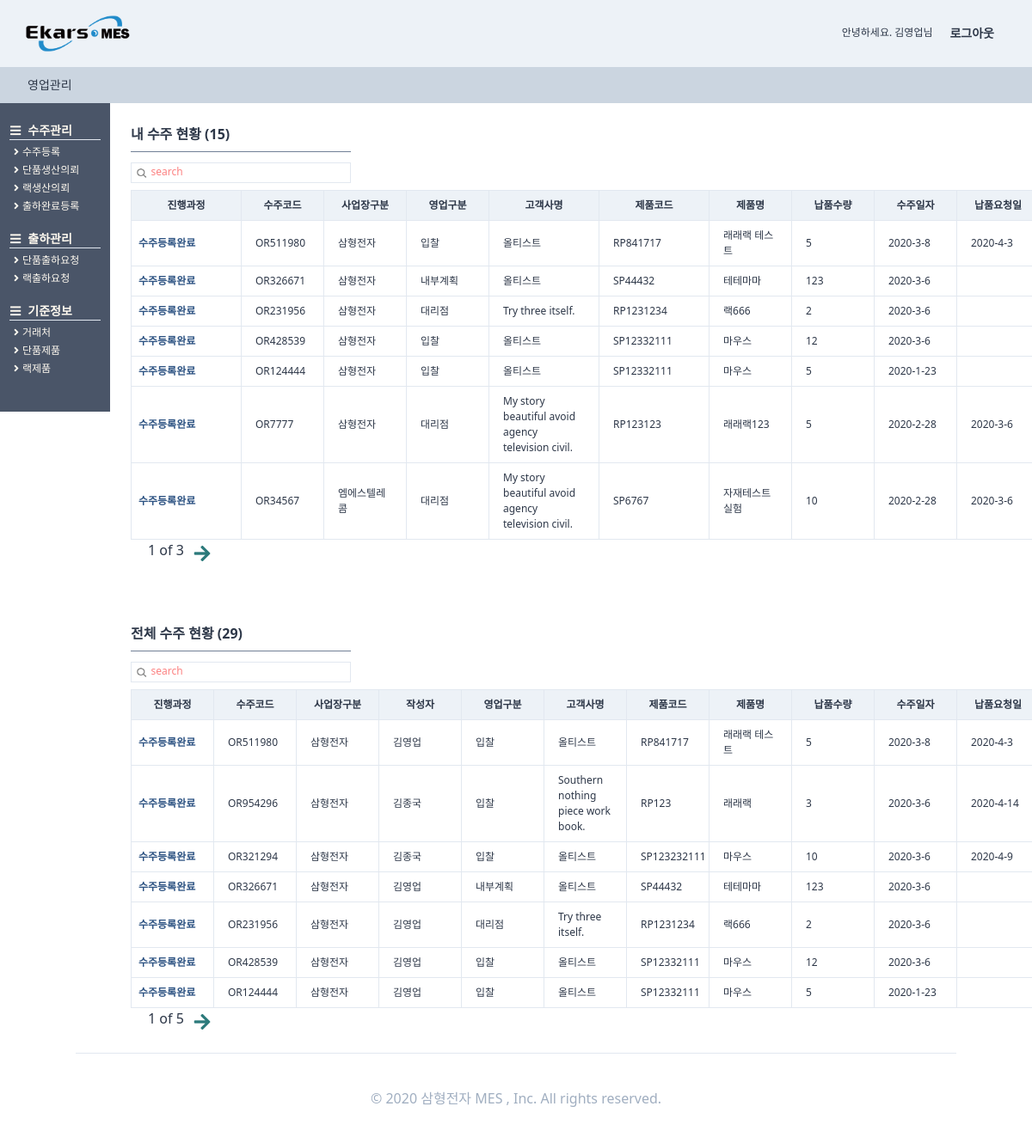
Before: /orders/ordershome/ (signed in) with the older database file.
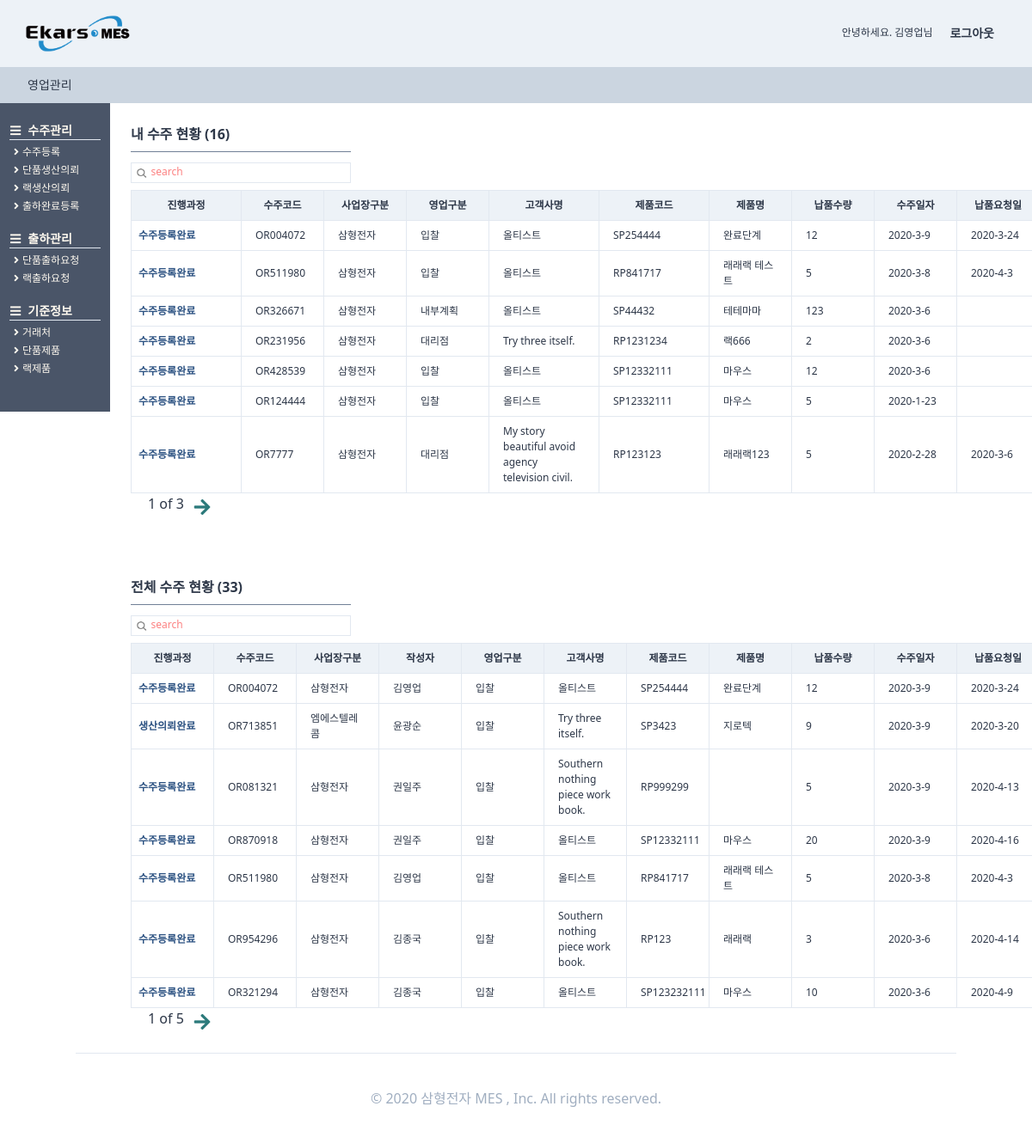
After: the same page with the newer database file.
### orders/models.py (models this page shows, shortened)
class OrderRegister(TimeStampedModel):
    입찰 = "입찰"
    대리점 = "대리점"
    AS = "A/S"
    내부계획 = "내부계획"
    영업구분_CHOICES = ((입찰, "입찰"), (대리점, "대리점"), (AS, "A/S"), (내부계획, "내부계획"))
    삼형전자 = "삼형전자"
    엠에스텔레콤 = "엠에스텔레콤"
    사업장구분_CHOICES = (
        (삼형전자, "삼형전자"),
        (엠에스텔레콤, "엠에스텔레콤"),
    )
    출하완료 = "출하완료"
    출하미완료 = "출하미완료"
    출하구분_CHOICES = (
        (출하완료, "출하완료"),
        (출하미완료, "출하미완료"),
    )
    단품 = "단품"
    랙 = "랙"
    제품구분_CHOICES = (
        (단품, "단품"),
        (랙, "랙"),
    )
    랙생산의뢰 = models.ForeignKey(
        "self", related_name="단품생산의뢰", on_delete=models.SET_NULL, null=True, blank=True
    )
    작성자 = models.ForeignKey(
        users_models.User,
        related_name="수주등록",
        on_delete=models.SET_NULL,
        null=True,
        blank=True,
    )
    수주코드 = models.CharField(max_length=50)
    영업구분 = models.CharField(choices=영업구분_CHOICES, max_length=10, blank=True, default=입찰)
    제품구분 = models.CharField(choices=제품구분_CHOICES, max_length=10, blank=True, default=단품)
    사업장구분 = models.CharField(
        choices=사업장구분_CHOICES, max_length=10, blank=True, default=삼형전자
    )
    수주일자 = models.DateField(auto_now=False, auto_now_add=False)
    고객사명 = models.ForeignKey(
        SI_models.CustomerPartner,
        related_name="수주등록",
        on_delete=models.SET_NULL,
        null=True,
        blank=True,
    )
    현장명 = models.CharField(max_length=50)
    납품요청일 = models.DateField(auto_now=False, auto_now_add=False, blank=True, null=True)
    납품수량 = models.IntegerField()
    특이사항 = models.TextField(blank=True)
    단품모델 = models.ForeignKey(
        SI_models.SingleProduct,
        related_name="수주등록",
        on_delete=models.SET_NULL,
        null=True,
        blank=True,
    )
    랙모델 = models.ForeignKey(
        SI_models.RackProduct,
        related_name="수주등록",
        on_delete=models.SET_NULL,
        null=True,
        blank=True,
    )
    출하구분 = models.CharField(
        choices=출하구분_CHOICES, max_length=10, blank=True, default=출하미완료
    )
    class Meta:
        verbose_name = "수주등록"
        verbose_name_plural = "수주등록"
    def process(self):
        try:
            pro = self.생산요청
            try:
                cess = self.생산요청.생산계획.현재공정
                pro = self.생산요청.생산계획.현재공정달성율
                try:
                    pro = self.생산요청.생산계획.작업지시서.작업지시서등록.최종검사
                    try:
                        pro = self.생산요청.생산계획.작업지시서.작업지시서등록.최종검사.최종검사등록
                        return "최종검사완료"
                    except:
                        return "최종검사의뢰완료"
                except:
                    return f"생산중({cess}:{pro})"
            except:
                return "생산의뢰완료"
        except:
            return "수주등록완료"

### StandardInformation/models.py (models this page shows, shortened)
class CustomerPartner(TimeStampedModel):
    고객 = "고객"
    대리점 = "대리점"
    공급처 = "공급처"
    거래처_CHOICES = (
        (고객, "고객"),
        (대리점, "대리점"),
        (공급처, "공급처"),
    )
    고객작성자 = models.ForeignKey(
        "users.User", related_name="고객거래처작성자", on_delete=models.SET_NULL, null=True
    )
    작성일 = models.DateField(auto_now=True, auto_now_add=False)
    거래처구분 = models.CharField(choices=거래처_CHOICES, max_length=4, default=공급처)
    거래처코드 = models.CharField(max_length=50, null=True)
    거래처명 = models.CharField(max_length=70, null=True)
    사업자등록번호 = models.CharField(max_length=50, null=True)
    고객담당자 = models.ForeignKey(
        "users.User", related_name="고객거래처담당자", on_delete=models.SET_NULL, null=True
    )
    연락처 = models.CharField(max_length=50, blank=True)
    이메일 = models.EmailField(max_length=254)
    사업장주소 = models.CharField(max_length=70, blank=True, null=True)
    사업자등록증첨부 = models.FileField(blank=True, null=True)
    특이사항 = models.TextField(blank=True, null=True)
    사용여부 = models.BooleanField(default=False)
    class Meta:
        verbose_name = "고객"
        verbose_name_plural = "고객"
    def __str__(self):
        return self.거래처명

class RackProduct(TimeStampedModel):
    작성자 = models.ForeignKey(
        "users.User", related_name="랙제품작성자", on_delete=models.SET_NULL, null=True
    )
    작성일 = models.DateField(auto_now=True, auto_now_add=False)
    랙시리얼코드 = models.CharField(max_length=40, blank=True)
    랙모델명 = models.CharField(max_length=60, blank=True)
    규격 = models.CharField(max_length=30, blank=True)
    단위 = models.CharField(max_length=30, blank=True)
    단가 = models.IntegerField(null=True)
    class Meta:
        verbose_name = "랙제품"
        verbose_name_plural = "랙제품"

class SingleProduct(TimeStampedModel):
    작성자 = models.ForeignKey(
        "users.User", related_name="단품제품작성자", on_delete=models.SET_NULL, null=True
    )
    작성일 = models.DateField(auto_now=True, auto_now_add=False)
    모델코드 = models.CharField(max_length=80, blank=True)
    모델명 = models.CharField(max_length=30, blank=True)
    규격 = models.CharField(max_length=80, blank=True)
    단위 = models.CharField(max_length=10, blank=True)
    단가 = models.IntegerField(null=True)
    class Meta:
        verbose_name = "단품제품"
        verbose_name_plural = "단품제품"

### users/models.py (models this page shows)
class User(AbstractUser,TimeStampedModel):
    부서 = models.ForeignKey(
        "Part", related_name="user", on_delete=models.CASCADE, null=True
    )
    class Meta:
        verbose_name = "사용자"
        verbose_name_plural = "사용자"
    def __str__(self):
        return self.first_name

### orders/views.py (the view, shortened to what this page needs)
# urls.py: path("ordershome/", views.ordershome, name="ordershome"),
def ordershome(request):
    user = request.user
    search_m = request.GET.get("search_m")
    search = request.GET.get("search")
    order_m = (
        models.OrderRegister.objects.filter(작성자=user)
        .filter(출하구분="출하미완료")
        .order_by("-created")
    )
    if search_m is None:
        s_bool_m = False
        my_order_count = order_m.count()
    order = models.OrderRegister.objects.all().order_by("-created")
    if search is None:
        order_count = order.count()
        s_bool = False
    pagediv = 7
    totalpage_m = int(math.ceil(len(order_m) / pagediv))
    paginator_m = Paginator(order_m, pagediv, orphans=0)
    page_m = request.GET.get("page_m", "1")
    order_m = paginator_m.get_page(page_m)
    nextpage_m = int(page_m) + 1
    previouspage_m = int(page_m) - 1
    notsamebool_m = True
    totalpage = int(math.ceil(len(order) / pagediv))
    paginator = Paginator(order, pagediv, orphans=0)
    page = request.GET.get("page", "1")
    order = paginator.get_page(page)
    nextpage = int(page) + 1
    previouspage = int(page) - 1
    notsamebool = True
    if int(page_m) == totalpage_m:
        notsamebool_m = False
    if (search_m is None) or (search_m == ""):
        search_m = "search"
    if int(page) == totalpage:
        notsamebool = False
    if (search is None) or (search == ""):
        search = "search"
    return render(
        request,
        "orders/ordershome.html",
        {
            "order_count": order_count,
            "my_order_count": my_order_count,
            "order_m": order_m,
            "search_m": search_m,
            "page_m": page_m,
            "totalpage_m": totalpage_m,
            "notsamebool_m": notsamebool_m,
            "nextpage_m": nextpage_m,
            "previouspage_m": previouspage_m,
            "s_bool_m": s_bool_m,
            "order": order,
            "search": search,
            "page": page,
            "totalpage": totalpage,
            "notsamebool": notsamebool,
            "nextpage": nextpage,
            "previouspage": previouspage,
            "s_bool": s_bool,
            "최종검사완료": "최종검사완료",
            "최종검사의뢰완료": "최종검사의뢰완료",
            "수주등록완료": "수주등록완료",
            "생산의뢰완료": "생산의뢰완료",
        },
    )

### templates/orders/ordershome.html (shortened to what the changed rows need)
{%extends "base.html"%}
{%load static%}
{% block content %}
<div class="flex">
    {%block main_contens%}
    <div class="flex flex-col w-full">
        <div class="w-full pl-32 -mt-6 font-semibold pt-12 flex flex-col">
            <div class="flex flex-col w-full">
                <div class="p-6">
                    <div class="border-b w-64 mb-3 border-gray-600 pb-2">내 수주 현황 ({{my_order_count}})</div>
                    <div class="flew flex-col">
                        <div class="w-64 border h-6 mb-2">
                        </div>
                        <table class="table-fixed font-light text-xs w-full">
                            <thead>
                                <tr>
                                    <th class="border bg-gray-200 px-2 py-2 w-32">진행과정</th>
                                    <th class="border bg-gray-200 px-4 py-2 w-24">수주코드</th>
                                    <th class="border bg-gray-200 px-4 py-2 w-24">사업장구분</th>
                                    <th class="border bg-gray-200 px-4 py-2 w-24">영업구분</th>
                                    <th class="border bg-gray-200 px-4 py-2 w-32">고객사명</th>
                                    <th class="border bg-gray-200 px-4 py-2 w-32">제품코드</th>
                                    <th class="border bg-gray-200 px-4 py-2 w-24">제품명</th>
                                    <th class="border bg-gray-200 px-4 py-2 w-24">납품수량</th>
                                    <th class="border bg-gray-200 px-4 py-2 w-24">수주일자</th>
                                    <th class="border bg-gray-200 px-4 py-2 w-24">납품요청일</th>
                                </tr>
                            </thead>
                            <tbody>
                                {%for list in order_m%}
                                <tr>
                                    <td class="border px-2 py-2 font-bold
                                    {%if list.process == 수주등록완료%}
                                    text-blue-800
                                    {%endif%}
                                    text-red-700 ">
                                        {{list.process}}</td>
                                    <td class="border px-4 py-2  hover:text-blue-700 hover:font-bold "><a
                                            href="{%url "orders:orderdetail" list.pk %}">
                                            {{list.수주코드}}</a></td>
                                    <td class="border px-4 py-2">{{list.사업장구분}}</td>
                                    <td class="border px-4 py-2">{{list.영업구분}}</td>
                                    <td class="border px-4 py-2">{{list.고객사명}}</td>
                                    {%if list.제품구분 == "단품"%}
                                    <td class="border px-4 py-2">{{list.단품모델.모델코드}}</td>
                                    <td class="border px-4 py-2">{{list.단품모델.모델명}}</td>
                                    {%else%}
                                    <td class="border px-4 py-2">{{list.랙모델.랙시리얼코드}}</td>
                                    <td class="border px-4 py-2">{{list.랙모델.랙모델명}}</td>
                                    {%endif%}
                                    <td class="border px-4 py-2">{{list.납품수량}}</td>
                                    <td class="border px-4 py-2">
                                        {{list.수주일자.year}}-{{list.수주일자.month}}-{{list.수주일자.day}}</td>
                                    <td class="border px-4 py-2">
                                        {%if list.납품요청일 is None%}
                                        {%else%}
                                        {{list.납품요청일.year}}-{{list.납품요청일.month}}-{{list.납품요청일.day}}{%endif%}</td>
                                </tr>
                                {%endfor%}
                            </tbody>
                        </table>
                        <div class="flex ml-2">
                        </div>
                    </div>
                </div>
            </div>
        </div>
        <div class="w-full h-full mt-5 pl-32 font-semibold flex flex-col">
            <div class="flex flex-col w-full">
                <div class="p-6 w-full">
                    <div class="border-b w-64 mb-3 border-gray-600 pb-2">전체 수주 현황 ({{order_count}}) </div>
                    <div class="flew flex-col w-full">
                        <div class="w-64 border h-6 mb-2">
                        </div>
                        <table class="table-fixed font-light text-xs w-full">
                            <thead>
                                <tr>
                                    <th class="border bg-gray-200 px-2 py-2 w-24">진행과정</th>
                                    <th class="border bg-gray-200 px-4 py-2 w-24">수주코드</th>
                                    <th class="border bg-gray-200 px-4 py-2 w-24">사업장구분</th>
                                    <th class="border bg-gray-200 px-4 py-2 w-24">작성자</th>
                                    <th class="border bg-gray-200 px-4 py-2 w-24">영업구분</th>
                                    <th class="border bg-gray-200 px-4 py-2 w-24">고객사명</th>
                                    <th class="border bg-gray-200 px-4 py-2 w-24">제품코드</th>
                                    <th class="border bg-gray-200 px-4 py-2 w-24">제품명</th>
                                    <th class="border bg-gray-200 px-4 py-2 w-24">납품수량</th>
                                    <th class="border bg-gray-200 px-4 py-2 w-24">수주일자</th>
                                    <th class="border bg-gray-200 px-4 py-2 w-24">납품요청일</th>
                                </tr>
                            </thead>
                            <tbody>
                                {%for list in order%}
                                <tr>
                                    <td class="border px-2 py-2 font-bold
                                        {%if list.process == 수주등록완료%}
                                        text-blue-800
                                        {%endif%}
                                        {%if list.process == 생산의뢰완료%}
                                        text-blue-800
                                        {%endif%}
                                        text-red-700 ">
                                        {{list.process}}</td>
                                    <td class="border px-4 py-2 font-medium hover:text-blue-700 hover:font-bold"><a
                                            href="{%url "orders:orderdetail" list.pk %}">
                                            {{list.수주코드}}</a></td>
                                    <td class="border px-4 py-2">{{list.사업장구분}}</td>
                                    <td class="border px-4 py-2">{{list.작성자.first_name}}</td>
                                    <td class="border px-4 py-2">{{list.영업구분}}</td>
                                    <td class="border px-4 py-2">{{list.고객사명}}</td>
                                    {%if list.제품구분 == "단품"%}
                                    <td class="border px-4 py-2">{{list.단품모델.모델코드}}</td>
                                    <td class="border px-4 py-2">{{list.단품모델.모델명}}</td>
                                    {%else%}
                                    <td class="border px-4 py-2">{{list.랙모델.랙시리얼코드}}</td>
                                    <td class="border px-4 py-2">{{list.랙모델.랙모델명}}</td>
                                    {%endif%}
                                    <td class="border px-4 py-2">{{list.납품수량}}</td>
                                    <td class="border px-4 py-2">
                                        {{list.수주일자.year}}-{{list.수주일자.month}}-{{list.수주일자.day}}</td>
                                    <td class="border px-4 py-2">
                                        {%if list.납품요청일 is None%}
                                        {%else%}
                                        {{list.납품요청일.year}}-{{list.납품요청일.month}}-{{list.납품요청일.day}}{%endif%}</td>
                                </tr>
                                {%endfor%}
                            </tbody>
                        </table>
                        <div class="flex ml-2">
                        </div>
                    </div>
                </div>
            </div>
        </div>
    </div>
    {%endblock main_contens %}
</div>
{%endblock content %}

Changed rows visible on the page:
no longer on one of the page's lists (row unchanged): OrderRegister: process "수주등록완료", 수주코드 "OR326671", 사업장구분 "삼형전자", 작성자.first_name "김영업", 영업구분 "내부계획", 고객사명 "올티스트", 단품모델.모델코드 "SP44432", 단품모델.모델명 "테테마마", 납품수량 "123", 수주일자.year "2020", 수주일자.month "3", 수주일자.day "6"
no longer on one of the page's lists (row unchanged): OrderRegister: process "수주등록완료", 수주코드 "OR231956", 사업장구분 "삼형전자", 작성자.first_name "김영업", 영업구분 "대리점", 고객사명 "Try three itself.", 랙모델.랙시리얼코드 "RP1231234", 랙모델.랙모델명 "랙666", 납품수량 "2", 수주일자.year "2020", 수주일자.month "3", 수주일자.day "6"
no longer on one of the page's lists (row unchanged): OrderRegister: process "수주등록완료", 수주코드 "OR428539", 사업장구분 "삼형전자", 작성자.first_name "김영업", 영업구분 "입찰", 고객사명 "올티스트", 단품모델.모델코드 "SP12332111", 단품모델.모델명 "마우스", 납품수량 "12", 수주일자.year "2020", 수주일자.month "3", 수주일자.day "6"
no longer on one of the page's lists (row unchanged): OrderRegister: process "수주등록완료", 수주코드 "OR124444", 사업장구분 "삼형전자", 작성자.first_name "김영업", 영업구분 "입찰", 고객사명 "올티스트", 단품모델.모델코드 "SP12332111", 단품모델.모델명 "마우스", 납품수량 "5", 수주일자.year "2020", 수주일자.month "1", 수주일자.day "23"
no longer on this page (row unchanged): OrderRegister: process "수주등록완료", 수주코드 "OR34567", 사업장구분 "엠에스텔레콤", 영업구분 "대리점", 고객사명 "My story beautiful avoid agency television civil.", 단품모델.모델코드 "SP6767", 단품모델.모델명 "자재테스트실험", 납품수량 "10", 수주일자.year "2020", 수주일자.month "2", 수주일자.day "28", 납품요청일.year "2020", 납품요청일.month "3", 납품요청일.day "6"
added OrderRegister: process "수주등록완료", 수주코드 "OR004072", 사업장구분 "삼형전자", 영업구분 "입찰", 고객사명 "올티스트", 단품모델.모델코드 "SP254444", 단품모델.모델명 "완료단계", 납품수량 "12", 수주일자.year "2020", 수주일자.month "3", 수주일자.day "9", 납품요청일.year "2020", 납품요청일.month "3", 납품요청일.day "24", 작성자.first_name "김영업"
added OrderRegister: process "생산의뢰완료", 수주코드 "OR713851", 사업장구분 "엠에스텔레콤", 작성자.first_name "윤광순", 영업구분 "입찰", 고객사명 "Try three itself.", 단품모델.모델코드 "SP3423", 단품모델.모델명 "지로텍", 납품수량 "9", 수주일자.year "2020", 수주일자.month "3", 수주일자.day "9", 납품요청일.year "2020", 납품요청일.month "3", 납품요청일.day "20"
added OrderRegister: process "수주등록완료", 수주코드 "OR081321", 사업장구분 "삼형전자", 작성자.first_name "권일주", 영업구분 "입찰", 고객사명 "Southern nothing piece work book.", 랙모델.랙시리얼코드 "RP999299", 납품수량 "5", 수주일자.year "2020", 수주일자.month "3", 수주일자.day "9", 납품요청일.year "2020", 납품요청일.month "4", 납품요청일.day "13"
added OrderRegister: process "수주등록완료", 수주코드 "OR870918", 사업장구분 "삼형전자", 작성자.first_name "권일주", 영업구분 "입찰", 고객사명 "올티스트", 단품모델.모델코드 "SP12332111", 단품모델.모델명 "마우스", 납품수량 "20", 수주일자.year "2020", 수주일자.month "3", 수주일자.day "9", 납품요청일.year "2020", 납품요청일.month "4", 납품요청일.day "16"
Other visible differences:
{{ my_order_count }}: "15" → "16"
{{ order_count }}: "29" → "33"
